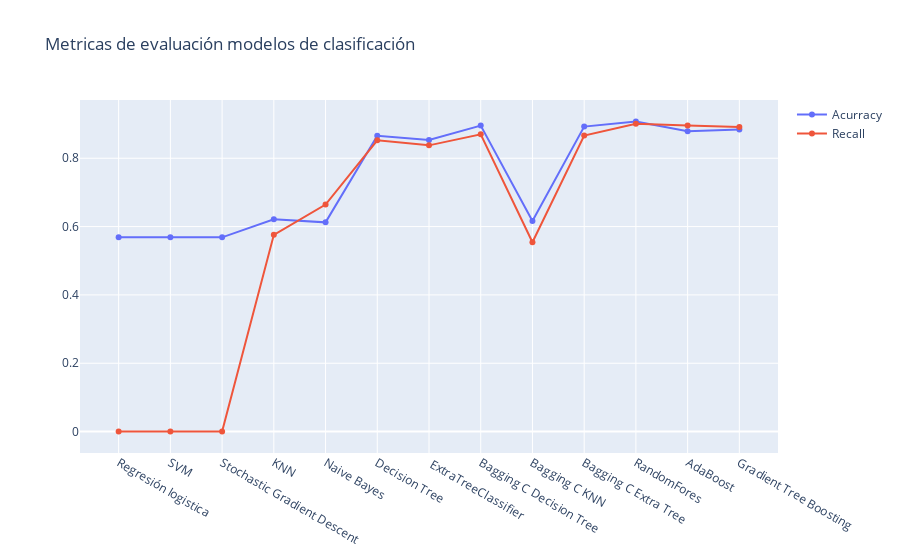

This figure's notebook cell:
### Code cell
import plotly.graph_objects as go
import pandas as pd

fig = go.Figure(data=go.Scatter(x=primera_result['Clasificador'],
                                y=primera_result['Acurracy'],
                                text = "Acurracy",
                               name = "Acurracy"))

fig.add_trace(go.Scatter(x=primera_result['Clasificador'],
                                y=primera_result['Recall'],
                        text = "Recall",
                        name = "Recall"))

fig.update_layout(title='Metricas de evaluación modelos de clasificación')
fig.show()

### Figure 1 — Plotly figure (JSON) as saved in the notebook; plotly's stock layout.template omitted (floating-point values rounded to 4 significant figures)
{"data": [{"name": "Acurracy", "text": "Acurracy", "type": "scatter", "x": ["Regresión logistica", "SVM", "Stochastic Gradient Descent", "KNN", "Naive Bayes", "Decision Tree", " ExtraTreeClassifier", "Bagging C Decision Tree", "Bagging C KNN", "Bagging C Extra Tree", "RandomFores", "AdaBoost", "Gradient Tree Boosting"], "y": [0.5684, 0.5684, 0.5684, 0.6216, 0.6124, 0.8657, 0.8534, 0.8957, 0.6164, 0.8926, 0.9079, 0.8789, 0.8844]}, {"name": "Recall", "text": "Recall", "type": "scatter", "x": ["Regresión logistica", "SVM", "Stochastic Gradient Descent", "KNN", "Naive Bayes", "Decision Tree", " ExtraTreeClassifier", "Bagging C Decision Tree", "Bagging C KNN", "Bagging C Extra Tree", "RandomFores", "AdaBoost", "Gradient Tree Boosting"], "y": [0, 0, 0, 0.5758, 0.6644, 0.8524, 0.8378, 0.8702, 0.5542, 0.8662, 0.9007, 0.8957, 0.8914]}], "layout": {"title": {"text": "Metricas de evaluación modelos de clasificación"}}}
